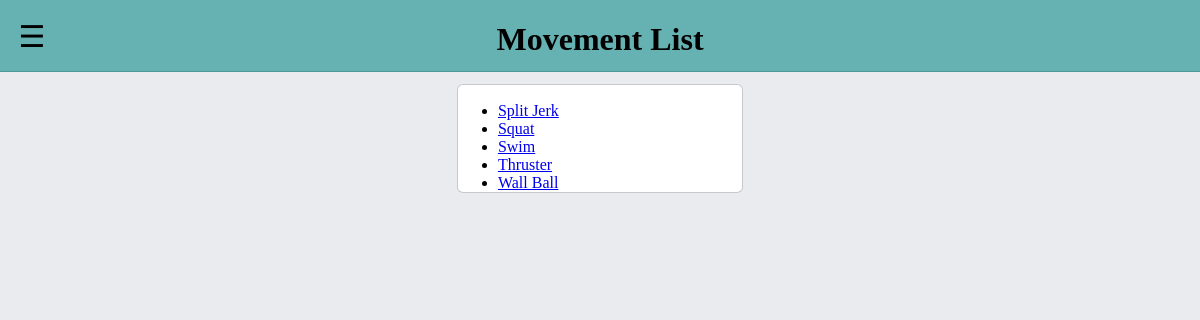
Page /metcons/movements/?page=2 on the earlier database version.
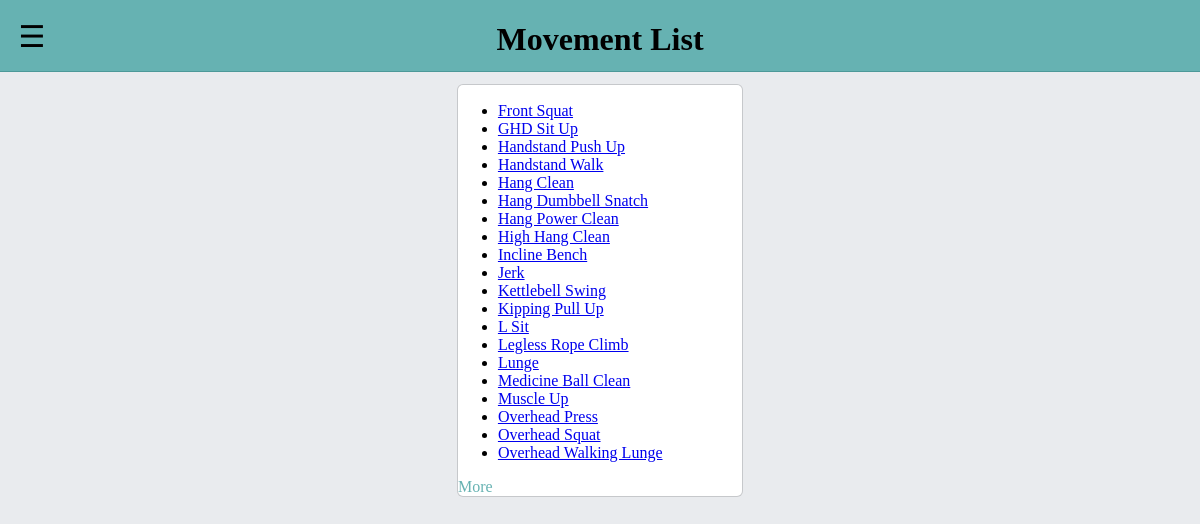
Same page on the later database version.
### metcons/models.py (models this page shows, shortened)
class Movement(models.Model):
	name = models.CharField(max_length=200)
	classification = models.ForeignKey(Classification, default=3, on_delete=models.CASCADE)
	class Meta:
		ordering = ['name']
	def get_absolute_url(self):
                return reverse('movement-detail', args=[str(self.id)])

### metcons/views.py (the view)
# urls.py: path('movements/', views.MovementListView.as_view(), name='movements'),
class MovementListView(generic.ListView):
    model = Movement
    paginate_by = 20

### metcons/templates/metcons/movement_list.html (shortened to what this page needs)
{% extends "base_generic.html" %}
{% block content %}
	<h1>Movement List</h1>
	{% if movement_list %}
		<div class="tabContentReplacement">
			<div class="listedWorkouts">
				<div class="workoutContent">
					<ul>
						<div class="infinite-container">
							{% for movement in movement_list %}
								<div class="infinite-item">
									<li>
										<a href="{{ movement.get_absolute_url }}">{{ movement.name }}</a>
									</li>
								</div>
							{% endfor %}
						</div>
					</ul>
					{% if page_obj.has_next %}
						<a class="infinite-more-link" href="?page={{ page_obj.next_page_number }}">More</a>
					{% endif %}
				</div>
			</div>
		</div>
	{% else %}
		<div class="center_stuff"><p>There are no movements in the database.</p></div>
	{% endif %}
{% endblock %}

Differences in the rows shown:
no longer on this page (row edited): Movement: name "Split Jerk"
no longer on this page (row edited): Movement: name "Swim"
no longer on this page (row edited): Movement: name "Thruster"
added Movement: name "Front Squat"
added Movement: name "GHD Sit Up"
now on this page (row edited): Movement: name "Handstand Push Up"
now on this page (row edited): Movement: name "Handstand Walk"
added Movement: name "Hang Clean"
added Movement: name "Hang Dumbbell Snatch"
added Movement: name "Hang Power Clean"
added Movement: name "High Hang Clean"
now on this page (row edited): Movement: name "Incline Bench"
changed Movement: name "Squat" → "Jerk"
added Movement: name "Kettlebell Swing"
now on this page (row edited): Movement: name "Kipping Pull Up"
added Movement: name "L Sit"
added Movement: name "Legless Rope Climb"
added Movement: name "Lunge"
added Movement: name "Medicine Ball Clean"
changed Movement: name "Wall Ball" → "Muscle Up"
now on this page (row edited): Movement: name "Overhead Press"
added Movement: name "Overhead Squat"
added Movement: name "Overhead Walking Lunge"
Other differences:
text now shown: "More"
